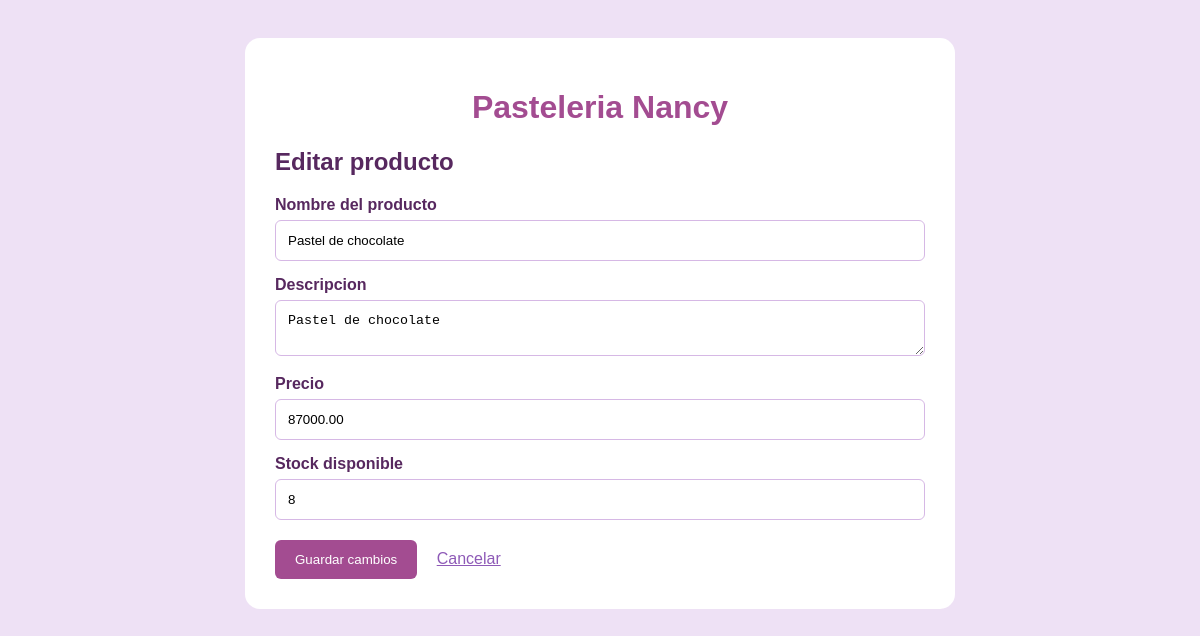
/vistas/editar_producto.php?id=2, run on the app's committed database.
### tables this page shows
CREATE TABLE `productos` (
  `id_producto` int(11) NOT NULL,
  `nombre` varchar(100) NOT NULL,
  `descripcion` text DEFAULT NULL,
  `precio` decimal(10,2) NOT NULL,
  `stock` int(11) NOT NULL DEFAULT 0
);

### modelos/producto.php (called while the page is built, shortened)
<?php
require_once __DIR__ . "/../config/conexion.php";
class Producto {
    private $conexion;
    public function __construct() {
        global $conexion;
        $this->conexion = $conexion;
    }
    public function buscarPorId($id) {
        $sql = "SELECT * FROM productos
                WHERE id_producto = ?";
        $stmt = $this->conexion->prepare($sql);
        $stmt->bind_param("i", $id);
        $stmt->execute();
        return $stmt->get_result()->fetch_assoc();
    }
}
?>

### vistas/editar_producto.php (the view, shortened to what this page needs)
<?php
require_once __DIR__ . "/../modelos/producto.php";
$producto = new Producto();
$id = intval($_GET['id']);
$datos = $producto->buscarPorId($id);
?>
<!DOCTYPE html>
<html lang="es">
<head>
</head>
<body>
<div class="contenedor">
    <h1>Pasteleria Nancy</h1>
    <h2>Editar producto</h2>
    <form action="../controladores/productocontrolador.php"
          method="POST">
        <label>Nombre del producto</label>
        <input
            type="text"
            name="nombre"
            value="<?= htmlspecialchars($datos['nombre']) ?>"
            required
        >
        <label>Descripcion</label>
        <textarea
            name="descripcion"
            required
        ><?= htmlspecialchars($datos['descripcion']) ?></textarea>
        <label>Precio</label>
        <input
            type="number"
            name="precio"
            step="0.01"
            min="0.01"
            value="<?= $datos['precio'] ?>"
            required
        >
        <label>Stock disponible</label>
        <input
            type="number"
            name="stock"
            min="0"
            value="<?= $datos['stock'] ?>"
            required
        >
        <button type="submit" name="actualizar">
            Guardar cambios
        </button>
        <a href="productos.php">Cancelar</a>
    </form>
</div>
</body>
</html>

### vistas/editar_producto.php (style rules this page uses)
body { font-family: Arial; background: #eee1f5; padding: 30px; color: #57285f; }
.contenedor { max-width: 650px; margin: auto; background: white; padding: 30px; border-radius: 15px; }
h1 { text-align: center; color: #a34c91; }
label { display: block; margin-top: 15px; font-weight: bold; }
input, textarea { width: 100%; padding: 12px; margin-top: 6px; box-sizing: border-box; border: 1px solid #d6b8e5; border-radius: 6px; }
button { background: #a34c91; color: white; border: none; padding: 12px 20px; margin-top: 20px; border-radius: 6px; cursor: pointer; }
a { color: #8e5ab7; margin-left: 15px; }

### data on the page
productos: nombre "Pastel de chocolate", descripcion "Pastel de chocolate", precio "87000.00", stock "8"
